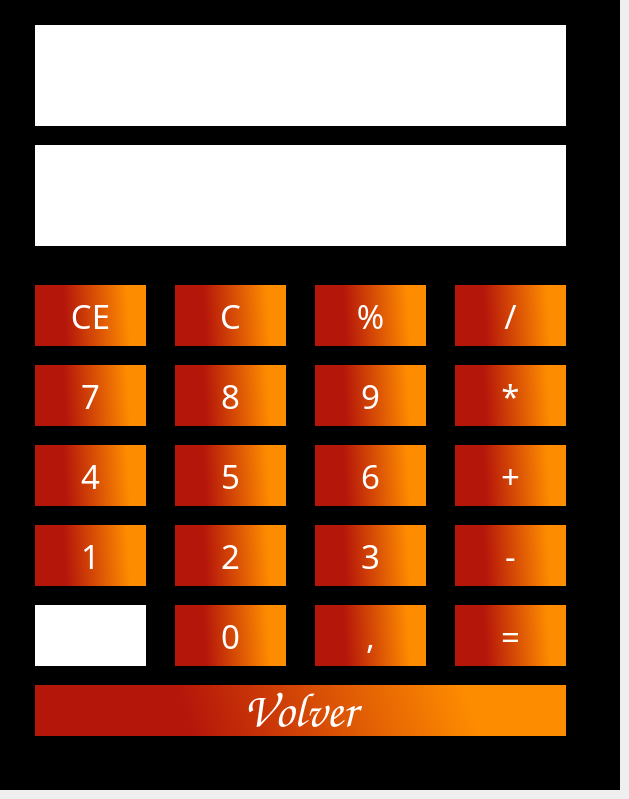
    <widget class="QWidget" name="CBasica">
     <widget class="QPushButton" name="bBcoma">
      <property name="geometry">
       <rect>
        <x>310</x>
        <y>600</y>
        <width>121</width>
        <height>71</height>
       </rect>
      </property>
      <property name="font">
       <font>
        <family>Impact</family>
        <pointsize>25</pointsize>
       </font>
      </property>
      <property name="styleSheet">
       <string notr="true">BORDER: 5px solid black;
background-color: qlineargradient(spread:pad, x1:0, y1:0.62, x2:0.988636, y2:0.585, stop:0.295455 rgba(221, 27, 12, 209), stop:0.829545 rgba(254, 140, 0, 255));
color: rgb(255, 255, 255);</string>
      </property>
      <property name="text">
       <string>,</string>
      </property>
     </widget>
     <widget class="QPushButton" name="bB0">
      <property name="geometry">
       <rect>
        <x>170</x>
        <y>600</y>
        <width>121</width>
        <height>71</height>
       </rect>
      </property>
      <property name="font">
       <font>
        <family>Impact</family>
        <pointsize>25</pointsize>
        <weight>50</weight>
        <bold>false</bold>
       </font>
      </property>
      <property name="styleSheet">
       <string notr="true">BORDER: 5px solid black;
background-color: qlineargradient(spread:pad, x1:0, y1:0.62, x2:0.988636, y2:0.585, stop:0.295455 rgba(221, 27, 12, 209), stop:0.829545 rgba(254, 140, 0, 255));
color: rgb(255, 255, 255);</string>
      </property>
      <property name="text">
       <string>0</string>
      </property>
     </widget>
     <widget class="QPushButton" name="bBDiv">
      <property name="geometry">
       <rect>
        <x>450</x>
        <y>280</y>
        <width>121</width>
        <height>71</height>
       </rect>
      </property>
      <property name="font">
       <font>
        <family>Impact</family>
        <pointsize>25</pointsize>
       </font>
      </property>
      <property name="styleSheet">
       <string notr="true">BORDER: 5px solid black;
background-color: qlineargradient(spread:pad, x1:0, y1:0.62, x2:0.988636, y2:0.585, stop:0.295455 rgba(221, 27, 12, 209), stop:0.829545 rgba(254, 140, 0, 255));
color: rgb(255, 255, 255);</string>
      </property>
      <property name="text">
       <string>/</string>
      </property>
     </widget>
     <widget class="QPushButton" name="bBPor">
      <property name="geometry">
       <rect>
        <x>310</x>
        <y>280</y>
        <width>121</width>
        <height>71</height>
       </rect>
      </property>
      <property name="font">
       <font>
        <family>Impact</family>
        <pointsize>25</pointsize>
       </font>
      </property>
      <property name="styleSheet">
       <string notr="true">BORDER: 5px solid black;
background-color: qlineargradient(spread:pad, x1:0, y1:0.62, x2:0.988636, y2:0.585, stop:0.295455 rgba(221, 27, 12, 209), stop:0.829545 rgba(254, 140, 0, 255));
color: rgb(255, 255, 255);</string>
      </property>
      <property name="text">
       <string>%</string>
      </property>
     </widget>
     <widget class="QPushButton" name="bBC">
      <property name="geometry">
       <rect>
        <x>170</x>
        <y>280</y>
        <width>121</width>
        <height>71</height>
       </rect>
      </property>
      <property name="font">
       <font>
        <family>Impact</family>
        <pointsize>25</pointsize>
       </font>
      </property>
      <property name="styleSheet">
       <string notr="true">BORDER: 5px solid black;
background-color: qlineargradient(spread:pad, x1:0, y1:0.62, x2:0.988636, y2:0.585, stop:0.295455 rgba(221, 27, 12, 209), stop:0.829545 rgba(254, 140, 0, 255));
color: rgb(255, 255, 255);</string>
      </property>
      <property name="text">
       <string>C</string>
      </property>
     </widget>
     <widget class="QPushButton" name="bBCE">
      <property name="geometry">
       <rect>
        <x>30</x>
        <y>280</y>
        <width>121</width>
        <height>71</height>
       </rect>
      </property>
      <property name="font">
       <font>
        <family>Impact</family>
        <pointsize>25</pointsize>
       </font>
      </property>
      <property name="styleSheet">
       <string notr="true">BORDER: 5px solid black;
background-color: qlineargradient(spread:pad, x1:0, y1:0.62, x2:0.988636, y2:0.585, stop:0.295455 rgba(221, 27, 12, 209), stop:0.829545 rgba(254, 140, 0, 255));
color: rgb(255, 255, 255);</string>
      </property>
      <property name="text">
       <string>CE</string>
      </property>
     </widget>
     <widget class="QPushButton" name="bBMul">
      <property name="geometry">
       <rect>
        <x>450</x>
        <y>360</y>
        <width>121</width>
        <height>71</height>
       </rect>
      </property>
      <property name="font">
       <font>
        <family>Impact</family>
        <pointsize>25</pointsize>
       </font>
      </property>
      <property name="styleSheet">
       <string notr="true">BORDER: 5px solid black;
background-color: qlineargradient(spread:pad, x1:0, y1:0.62, x2:0.988636, y2:0.585, stop:0.295455 rgba(221, 27, 12, 209), stop:0.829545 rgba(254, 140, 0, 255));
color: rgb(255, 255, 255);</string>
      </property>
      <property name="text">
       <string>*</string>
      </property>
     </widget>
     <widget class="QPushButton" name="bB9">
      <property name="geometry">
       <rect>
        <x>310</x>
        <y>360</y>
        <width>121</width>
        <height>71</height>
       </rect>
      </property>
      <property name="font">
       <font>
        <family>Impact</family>
        <pointsize>25</pointsize>
       </font>
      </property>
      <property name="styleSheet">
       <string notr="true">BORDER: 5px solid black;
background-color: qlineargradient(spread:pad, x1:0, y1:0.62, x2:0.988636, y2:0.585, stop:0.295455 rgba(221, 27, 12, 209), stop:0.829545 rgba(254, 140, 0, 255));
color: rgb(255, 255, 255);</string>
      </property>
      <property name="text">
       <string>9</string>
      </property>
     </widget>
     <widget class="QPushButton" name="bB8">
      <property name="geometry">
       <rect>
        <x>170</x>
        <y>360</y>
        <width>121</width>
        <height>71</height>
       </rect>
      </property>
      <property name="font">
       <font>
        <family>Impact</family>
        <pointsize>25</pointsize>
       </font>
      </property>
      <property name="styleSheet">
       <string notr="true">BORDER: 5px solid black;
background-color: qlineargradient(spread:pad, x1:0, y1:0.62, x2:0.988636, y2:0.585, stop:0.295455 rgba(221, 27, 12, 209), stop:0.829545 rgba(254, 140, 0, 255));
color: rgb(255, 255, 255);</string>
      </property>
      <property name="text">
       <string>8</string>
      </property>
     </widget>
     <widget class="QPushButton" name="bB7">
      <property name="geometry">
       <rect>
        <x>30</x>
        <y>360</y>
        <width>121</width>
        <height>71</height>
       </rect>
      </property>
      <property name="font">
       <font>
        <family>Impact</family>
        <pointsize>25</pointsize>
       </font>
      </property>
      <property name="styleSheet">
       <string notr="true">BORDER: 5px solid black;
background-color: qlineargradient(spread:pad, x1:0, y1:0.62, x2:0.988636, y2:0.585, stop:0.295455 rgba(221, 27, 12, 209), stop:0.829545 rgba(254, 140, 0, 255));
color: rgb(255, 255, 255);</string>
      </property>
      <property name="text">
       <string>7</string>
      </property>
     </widget>
     <widget class="QPushButton" name="bBSum">
      <property name="geometry">
       <rect>
        <x>450</x>
        <y>440</y>
        <width>121</width>
        <height>71</height>
       </rect>
      </property>
      <property name="font">
       <font>
        <family>Impact</family>
        <pointsize>25</pointsize>
       </font>
      </property>
      <property name="styleSheet">
       <string notr="true">BORDER: 5px solid black;
background-color: qlineargradient(spread:pad, x1:0, y1:0.62, x2:0.988636, y2:0.585, stop:0.295455 rgba(221, 27, 12, 209), stop:0.829545 rgba(254, 140, 0, 255));
color: rgb(255, 255, 255);</string>
      </property>
      <property name="text">
       <string>+</string>
      </property>
     </widget>
     <widget class="QPushButton" name="bB6">
      <property name="geometry">
       <rect>
        <x>310</x>
        <y>440</y>
        <width>121</width>
        <height>71</height>
       </rect>
      </property>
      <property name="font">
       <font>
        <family>Impact</family>
        <pointsize>25</pointsize>
       </font>
      </property>
      <property name="styleSheet">
       <string notr="true">BORDER: 5px solid black;
background-color: qlineargradient(spread:pad, x1:0, y1:0.62, x2:0.988636, y2:0.585, stop:0.295455 rgba(221, 27, 12, 209), stop:0.829545 rgba(254, 140, 0, 255));
color: rgb(255, 255, 255);</string>
      </property>
      <property name="text">
       <string>6</string>
      </property>
     </widget>
     <widget class="QPushButton" name="bB5">
      <property name="geometry">
       <rect>
        <x>170</x>
        <y>440</y>
        <width>121</width>
        <height>71</height>
       </rect>
      </property>
      <property name="font">
       <font>
        <family>Impact</family>
        <pointsize>25</pointsize>
       </font>
      </property>
      <property name="styleSheet">
       <string notr="true">BORDER: 5px solid black;
background-color: qlineargradient(spread:pad, x1:0, y1:0.62, x2:0.988636, y2:0.585, stop:0.295455 rgba(221, 27, 12, 209), stop:0.829545 rgba(254, 140, 0, 255));
color: rgb(255, 255, 255);</string>
      </property>
      <property name="text">
       <string>5</string>
      </property>
     </widget>
     <widget class="QPushButton" name="bB4">
      <property name="geometry">
       <rect>
        <x>30</x>
        <y>440</y>
        <width>121</width>
        <height>71</height>
       </rect>
      </property>
      <property name="font">
       <font>
        <family>Impact</family>
        <pointsize>25</pointsize>
       </font>
      </property>
      <property name="styleSheet">
       <string notr="true">BORDER: 5px solid black;
background-color: qlineargradient(spread:pad, x1:0, y1:0.62, x2:0.988636, y2:0.585, stop:0.295455 rgba(221, 27, 12, 209), stop:0.829545 rgba(254, 140, 0, 255));
color: rgb(255, 255, 255);</string>
      </property>
      <property name="text">
       <string>4</string>
      </property>
     </widget>
     <widget class="QPushButton" name="bBRes">
      <property name="geometry">
       <rect>
        <x>450</x>
        <y>520</y>
        <width>121</width>
        <height>71</height>
       </rect>
      </property>
      <property name="font">
       <font>
        <family>Impact</family>
        <pointsize>25</pointsize>
       </font>
      </property>
      <property name="styleSheet">
       <string notr="true">BORDER: 5px solid black;
background-color: qlineargradient(spread:pad, x1:0, y1:0.62, x2:0.988636, y2:0.585, stop:0.295455 rgba(221, 27, 12, 209), stop:0.829545 rgba(254, 140, 0, 255));
color: rgb(255, 255, 255);</string>
      </property>
      <property name="text">
       <string>-</string>
      </property>
     </widget>
     <widget class="QPushButton" name="bB3">
      <property name="geometry">
       <rect>
        <x>310</x>
        <y>520</y>
        <width>121</width>
        <height>71</height>
       </rect>
      </property>
      <property name="font">
       <font>
        <family>Impact</family>
        <pointsize>25</pointsize>
       </font>
      </property>
      <property name="styleSheet">
       <string notr="true">BORDER: 5px solid black;
background-color: qlineargradient(spread:pad, x1:0, y1:0.62, x2:0.988636, y2:0.585, stop:0.295455 rgba(221, 27, 12, 209), stop:0.829545 rgba(254, 140, 0, 255));
color: rgb(255, 255, 255);</string>
      </property>
      <property name="text">
       <string>3</string>
      </property>
     </widget>
     <widget class="QPushButton" name="bB2">
      <property name="geometry">
       <rect>
        <x>170</x>
        <y>520</y>
        <width>121</width>
        <height>71</height>
       </rect>
      </property>
      <property name="font">
       <font>
        <family>Impact</family>
        <pointsize>25</pointsize>
       </font>
      </property>
      <property name="styleSheet">
       <string notr="true">BORDER: 5px solid black;
background-color: qlineargradient(spread:pad, x1:0, y1:0.62, x2:0.988636, y2:0.585, stop:0.295455 rgba(221, 27, 12, 209), stop:0.829545 rgba(254, 140, 0, 255));
color: rgb(255, 255, 255);</string>
      </property>
      <property name="text">
       <string>2</string>
      </property>
     </widget>
     <widget class="QPushButton" name="bB1">
      <property name="geometry">
       <rect>
        <x>30</x>
        <y>520</y>
        <width>121</width>
        <height>71</height>
       </rect>
      </property>
      <property name="font">
       <font>
        <family>Impact</family>
        <pointsize>25</pointsize>
        <weight>50</weight>
        <bold>false</bold>
       </font>
      </property>
      <property name="styleSheet">
       <string notr="true">BORDER: 5px solid black;
background-color: qlineargradient(spread:pad, x1:0, y1:0.62, x2:0.988636, y2:0.585, stop:0.295455 rgba(221, 27, 12, 209), stop:0.829545 rgba(254, 140, 0, 255));
color: rgb(255, 255, 255);</string>
      </property>
      <property name="text">
       <string>1</string>
      </property>
     </widget>
     <widget class="QPushButton" name="bBIgual">
      <property name="geometry">
       <rect>
        <x>450</x>
        <y>600</y>
        <width>121</width>
        <height>71</height>
       </rect>
      </property>
      <property name="font">
       <font>
        <family>Impact</family>
        <pointsize>25</pointsize>
       </font>
      </property>
      <property name="styleSheet">
       <string notr="true">BORDER: 5px solid black;
background-color: qlineargradient(spread:pad, x1:0, y1:0.62, x2:0.988636, y2:0.585, stop:0.295455 rgba(221, 27, 12, 209), stop:0.829545 rgba(254, 140, 0, 255));
color: rgb(255, 255, 255);</string>
      </property>
      <property name="text">
       <string>=</string>
      </property>
     </widget>
     <widget class="QLabel" name="lOutput">
      <property name="geometry">
       <rect>
        <x>30</x>
        <y>140</y>
        <width>541</width>
        <height>111</height>
       </rect>
      </property>
      <property name="font">
       <font>
        <pointsize>50</pointsize>
        <weight>50</weight>
        <bold>false</bold>
        <kerning>true</kerning>
       </font>
      </property>
      <property name="styleSheet">
       <string notr="true">BORDER: 5px solid black;
background-color: rgb(255, 255, 255);</string>
      </property>
      <property name="text">
       <string/>
      </property>
      <property name="alignment">
       <set>Qt::AlignRight|Qt::AlignTrailing|Qt::AlignVCenter</set>
      </property>
     </widget>
     <widget class="QGraphicsView" name="fondoB">
      <property name="geometry">
       <rect>
        <x>0</x>
        <y>0</y>
        <width>620</width>
        <height>790</height>
       </rect>
      </property>
      <property name="minimumSize">
       <size>
        <width>620</width>
        <height>790</height>
       </size>
      </property>
      <property name="maximumSize">
       <size>
        <width>620</width>
        <height>790</height>
       </size>
      </property>
      <property name="styleSheet">
       <string notr="true">background-color: rgb(0, 0, 0);</string>
      </property>
     </widget>
     <widget class="QPushButton" name="bVolverBAS">
      <property name="geometry">
       <rect>
        <x>30</x>
        <y>680</y>
        <width>541</width>
        <height>61</height>
       </rect>
      </property>
      <property name="maximumSize">
       <size>
        <width>800</width>
        <height>600</height>
       </size>
      </property>
      <property name="font">
       <font>
        <family>Comic Sans MS</family>
        <pointsize>36</pointsize>
       </font>
      </property>
      <property name="layoutDirection">
       <enum>Qt::LeftToRight</enum>
      </property>
      <property name="styleSheet">
       <string notr="true">BORDER: 5px solid black;
background-color: qlineargradient(spread:pad, x1:0, y1:0.62, x2:0.988636, y2:0.585, stop:0.295455 rgba(221, 27, 12, 209), stop:0.829545 rgba(254, 140, 0, 255));
color: rgb(255, 255, 255);</string>
      </property>
      <property name="text">
       <string>Volver</string>
      </property>
     </widget>
     <widget class="QPushButton" name="bBlogo">
      <property name="enabled">
       <bool>false</bool>
      </property>
      <property name="geometry">
       <rect>
        <x>30</x>
        <y>600</y>
        <width>121</width>
        <height>71</height>
       </rect>
      </property>
      <property name="styleSheet">
       <string notr="true">image: url(:/logoimg/LogoDv-removebg-preview.png);
background-color: rgb(255, 255, 255);
BORDER: 5px solid black;</string>
      </property>
      <property name="text">
       <string/>
      </property>
     </widget>
     <widget class="QLabel" name="lOutput_2">
      <property name="geometry">
       <rect>
        <x>30</x>
        <y>20</y>
        <width>541</width>
        <height>111</height>
       </rect>
      </property>
      <property name="font">
       <font>
        <pointsize>40</pointsize>
        <weight>50</weight>
        <bold>false</bold>
        <kerning>true</kerning>
       </font>
      </property>
      <property name="styleSheet">
       <string notr="true">BORDER: 5px solid black;
color: rgb(134, 134, 134);
background-color: rgb(255, 255, 255);</string>
      </property>
      <property name="text">
       <string/>
      </property>
      <property name="alignment">
       <set>Qt::AlignRight|Qt::AlignTrailing|Qt::AlignVCenter</set>
      </property>
     </widget>
     <zorder>fondoB</zorder>
     <zorder>bBcoma</zorder>
     <zorder>bB0</zorder>
     <zorder>bBDiv</zorder>
     <zorder>bBPor</zorder>
     <zorder>bBC</zorder>
     <zorder>bBCE</zorder>
     <zorder>bBMul</zorder>
     <zorder>bB9</zorder>
     <zorder>bB8</zorder>
     <zorder>bB7</zorder>
     <zorder>bBSum</zorder>
     <zorder>bB6</zorder>
     <zorder>bB5</zorder>
     <zorder>bB4</zorder>
     <zorder>bBRes</zorder>
     <zorder>bB3</zorder>
     <zorder>bB2</zorder>
     <zorder>bB1</zorder>
     <zorder>bBIgual</zorder>
     <zorder>lOutput</zorder>
     <zorder>bVolverBAS</zorder>
     <zorder>bBlogo</zorder>
     <zorder>lOutput_2</zorder>
    </widget>
